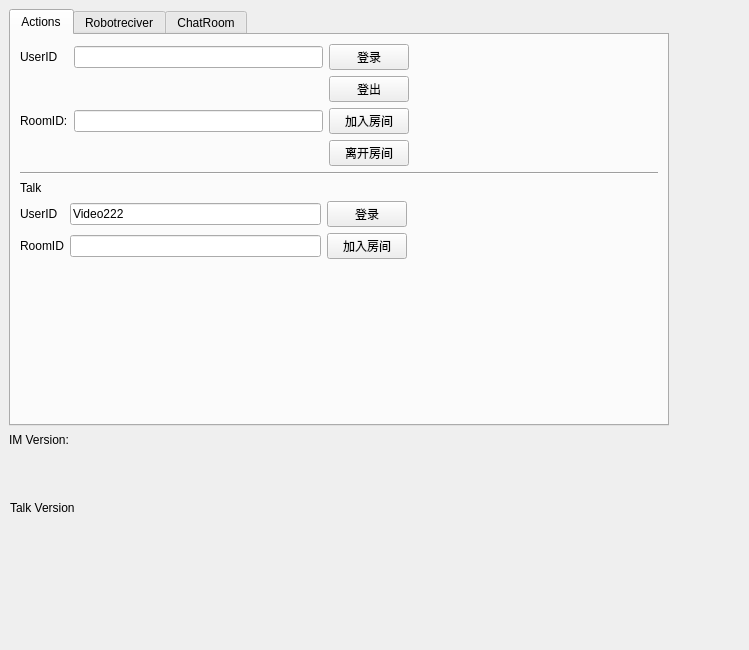
<?xml version="1.0" encoding="UTF-8"?>
<ui version="4.0">
 <class>TabWidget</class>
 <widget class="QWidget" name="TabWidget">
  <property name="geometry">
   <rect>
    <x>0</x>
    <y>0</y>
    <width>749</width>
    <height>650</height>
   </rect>
  </property>
  <property name="windowTitle">
   <string>Form</string>
  </property>
  <widget class="QTabWidget" name="tabWidget">
   <property name="geometry">
    <rect>
     <x>9</x>
     <y>9</y>
     <width>660</width>
     <height>417</height>
    </rect>
   </property>
   <property name="acceptDrops">
    <bool>true</bool>
   </property>
   <property name="currentIndex">
    <number>0</number>
   </property>
   <widget class="QWidget" name="tab">
    <attribute name="title">
     <string>Actions</string>
    </attribute>
    <layout class="QVBoxLayout" name="verticalLayout">
     <item>
      <layout class="QGridLayout" name="gridLayout">
       <item row="2" column="1">
        <widget class="QLabel" name="label_roomid">
         <property name="text">
          <string>RoomID:</string>
         </property>
        </widget>
       </item>
       <item row="0" column="2">
        <widget class="QLineEdit" name="lineEdit_userid"/>
       </item>
       <item row="0" column="4">
        <spacer name="horizontalSpacer_3">
         <property name="orientation">
          <enum>Qt::Horizontal</enum>
         </property>
         <property name="sizeHint" stdset="0">
          <size>
           <width>40</width>
           <height>20</height>
          </size>
         </property>
        </spacer>
       </item>
       <item row="2" column="2">
        <widget class="QLineEdit" name="lineEdit_roomid"/>
       </item>
       <item row="0" column="1">
        <widget class="QLabel" name="label_userId">
         <property name="text">
          <string>UserID</string>
         </property>
        </widget>
       </item>
       <item row="3" column="3">
        <widget class="QPushButton" name="btn_leaveroom">
         <property name="text">
          <string>离开房间</string>
         </property>
        </widget>
       </item>
       <item row="2" column="3">
        <widget class="QPushButton" name="btn_joinroom">
         <property name="text">
          <string>加入房间</string>
         </property>
        </widget>
       </item>
       <item row="1" column="3">
        <widget class="QPushButton" name="btn_logout">
         <property name="text">
          <string>登出</string>
         </property>
        </widget>
       </item>
       <item row="0" column="3">
        <widget class="QPushButton" name="btn_login">
         <property name="text">
          <string>登录</string>
         </property>
        </widget>
       </item>
       <item row="1" column="4">
        <spacer name="horizontalSpacer_2">
         <property name="orientation">
          <enum>Qt::Horizontal</enum>
         </property>
         <property name="sizeHint" stdset="0">
          <size>
           <width>40</width>
           <height>20</height>
          </size>
         </property>
        </spacer>
       </item>
      </layout>
     </item>
     <item>
      <widget class="Line" name="line">
       <property name="orientation">
        <enum>Qt::Horizontal</enum>
       </property>
      </widget>
     </item>
     <item>
      <widget class="QLabel" name="label_2">
       <property name="text">
        <string>Talk </string>
       </property>
      </widget>
     </item>
     <item>
      <layout class="QGridLayout" name="gridLayout_5">
       <item row="0" column="1">
        <widget class="QLineEdit" name="lineEdit_userid_vedio">
         <property name="text">
          <string>Video222</string>
         </property>
        </widget>
       </item>
       <item row="0" column="0">
        <widget class="QLabel" name="label_userid_vedio">
         <property name="text">
          <string>UserID</string>
         </property>
        </widget>
       </item>
       <item row="1" column="0">
        <widget class="QLabel" name="label_roomid_vedio">
         <property name="text">
          <string>RoomID</string>
         </property>
        </widget>
       </item>
       <item row="1" column="1">
        <widget class="QLineEdit" name="lineEdit_roomid_vedio"/>
       </item>
       <item row="0" column="2">
        <widget class="QPushButton" name="btn_login_vedio">
         <property name="text">
          <string>登录</string>
         </property>
        </widget>
       </item>
       <item row="1" column="2">
        <widget class="QPushButton" name="btn_joinroom_vedio">
         <property name="text">
          <string>加入房间</string>
         </property>
        </widget>
       </item>
       <item row="0" column="3">
        <spacer name="horizontalSpacer_4">
         <property name="orientation">
          <enum>Qt::Horizontal</enum>
         </property>
         <property name="sizeHint" stdset="0">
          <size>
           <width>40</width>
           <height>20</height>
          </size>
         </property>
        </spacer>
       </item>
       <item row="1" column="3">
        <spacer name="horizontalSpacer_5">
         <property name="orientation">
          <enum>Qt::Horizontal</enum>
         </property>
         <property name="sizeHint" stdset="0">
          <size>
           <width>40</width>
           <height>20</height>
          </size>
         </property>
        </spacer>
       </item>
      </layout>
     </item>
     <item>
      <spacer name="verticalSpacer">
       <property name="orientation">
        <enum>Qt::Vertical</enum>
       </property>
       <property name="sizeHint" stdset="0">
        <size>
         <width>20</width>
         <height>40</height>
        </size>
       </property>
      </spacer>
     </item>
    </layout>
   </widget>
   <widget class="QWidget" name="robotreciver">
    <attribute name="title">
     <string>Robotreciver</string>
    </attribute>
    <layout class="QVBoxLayout" name="verticalLayout_4">
     <item>
      <layout class="QVBoxLayout" name="verticalLayout_2">
       <item>
        <widget class="QTextEdit" name="textEdit_robotChatRoom"/>
       </item>
       <item>
        <layout class="QGridLayout" name="gridLayout_2">
         <item row="0" column="2">
          <widget class="QLineEdit" name="lineEdit_robotId">
           <property name="readOnly">
            <bool>true</bool>
           </property>
          </widget>
         </item>
         <item row="1" column="0">
          <widget class="QLabel" name="label_roomid_2">
           <property name="text">
            <string>RoomID:</string>
           </property>
          </widget>
         </item>
         <item row="0" column="0">
          <widget class="QLabel" name="label_robotId">
           <property name="text">
            <string>RobotID</string>
           </property>
          </widget>
         </item>
         <item row="1" column="2">
          <widget class="QLineEdit" name="lineEdit_roomid_robot">
           <property name="readOnly">
            <bool>true</bool>
           </property>
          </widget>
         </item>
        </layout>
       </item>
      </layout>
     </item>
    </layout>
   </widget>
   <widget class="QWidget" name="ChatRoomTab">
    <attribute name="title">
     <string>ChatRoom</string>
    </attribute>
    <layout class="QVBoxLayout" name="verticalLayout_6">
     <item>
      <layout class="QVBoxLayout" name="verticalLayout_3" stretch="100,30,0,0">
       <item>
        <layout class="QHBoxLayout" name="horizontalLayout" stretch="10,100">
         <item alignment="Qt::AlignLeft">
          <widget class="QListView" name="listView"/>
         </item>
         <item>
          <widget class="QTextEdit" name="chat_textview"/>
         </item>
        </layout>
       </item>
       <item>
        <widget class="QTextEdit" name="text_input"/>
       </item>
       <item>
        <layout class="QHBoxLayout" name="horizontalLayout_2">
         <item>
          <widget class="QGroupBox" name="groupBox">
           <property name="title">
            <string/>
           </property>
           <layout class="QGridLayout" name="gridLayout_3">
            <item row="0" column="0">
             <widget class="QRadioButton" name="radioButton_private">
              <property name="text">
               <string>私聊</string>
              </property>
             </widget>
            </item>
            <item row="1" column="0">
             <widget class="QRadioButton" name="radioButton_chatroom">
              <property name="text">
               <string>世界</string>
              </property>
             </widget>
            </item>
           </layout>
          </widget>
         </item>
         <item>
          <widget class="QGroupBox" name="groupBox_2">
           <property name="title">
            <string/>
           </property>
           <layout class="QGridLayout" name="gridLayout_4">
            <item row="0" column="0">
             <widget class="QRadioButton" name="radioButton_text">
              <property name="text">
               <string>文本</string>
              </property>
             </widget>
            </item>
            <item row="1" column="0">
             <widget class="QRadioButton" name="radioButton_giif">
              <property name="text">
               <string>礼物</string>
              </property>
             </widget>
            </item>
            <item row="2" column="0">
             <widget class="QRadioButton" name="radioButton_custom">
              <property name="text">
               <string>自定义</string>
              </property>
             </widget>
            </item>
           </layout>
          </widget>
         </item>
        </layout>
       </item>
       <item>
        <layout class="QHBoxLayout" name="horizontalLayout_3" stretch="0,0">
         <property name="spacing">
          <number>20</number>
         </property>
         <property name="leftMargin">
          <number>2</number>
         </property>
         <item>
          <spacer name="horizontalSpacer">
           <property name="orientation">
            <enum>Qt::Horizontal</enum>
           </property>
           <property name="sizeHint" stdset="0">
            <size>
             <width>40</width>
             <height>20</height>
            </size>
           </property>
          </spacer>
         </item>
         <item>
          <widget class="QToolButton" name="btn_sendMsg">
           <property name="text">
            <string>Send</string>
           </property>
          </widget>
         </item>
        </layout>
       </item>
      </layout>
     </item>
     <item>
      <spacer name="verticalSpacer_2">
       <property name="orientation">
        <enum>Qt::Vertical</enum>
       </property>
       <property name="sizeHint" stdset="0">
        <size>
         <width>20</width>
         <height>40</height>
        </size>
       </property>
      </spacer>
     </item>
    </layout>
   </widget>
  </widget>
  <widget class="QLabel" name="label">
   <property name="geometry">
    <rect>
     <x>9</x>
     <y>432</y>
     <width>66</width>
     <height>16</height>
    </rect>
   </property>
   <property name="text">
    <string>IM Version:</string>
   </property>
  </widget>
  <widget class="QLabel" name="label_3">
   <property name="geometry">
    <rect>
     <x>10</x>
     <y>500</y>
     <width>81</width>
     <height>16</height>
    </rect>
   </property>
   <property name="text">
    <string>Talk Version</string>
   </property>
  </widget>
 </widget>
 <resources/>
 <connections/>
</ui>
